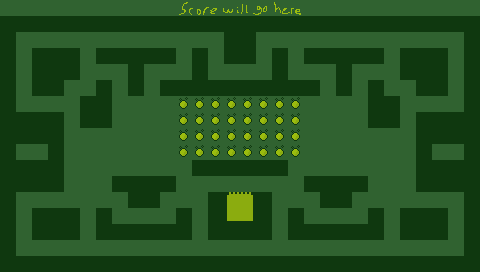

A 2D game scene composited from a Tiled map and its tileset images. What follows is a short description and the map's XML, with every tile layer's data as written:
An orthogonal 30x17 tile map with 16x16 px tiles, 2 tile layers (Tile Layer 1, Text).

<map version="1.4" tiledversion="2021.01.13" orientation="orthogonal" renderorder="right-down" width="30" height="17" tilewidth="16" tileheight="16" infinite="0" nextlayerid="3" nextobjectid="1">
 <tileset firstgid="1" source="roadsheet.tsx" />
 <layer id="1" name="Tile Layer 1" width="30" height="17">
  <data encoding="csv">
11,11,11,11,11,11,11,11,11,11,11,11,11,11,11,11,11,11,11,11,11,11,11,11,11,11,11,11,11,11,
1,1,1,1,1,1,1,1,1,1,1,1,1,1,1,1,1,1,1,1,1,1,1,1,1,1,1,1,1,1,
1,11,11,11,11,11,11,11,11,11,11,11,11,11,1,1,11,11,11,11,11,11,11,11,11,11,11,11,11,1,
1,11,1,1,1,11,1,1,1,1,1,11,1,11,1,1,11,1,11,1,1,1,1,1,11,1,1,1,11,1,
1,11,1,1,1,11,11,11,1,11,11,11,1,11,11,11,11,1,11,11,11,1,11,11,11,1,1,1,11,1,
1,11,1,1,11,11,1,11,1,11,1,1,1,1,1,1,1,1,1,1,11,1,11,1,11,11,1,1,11,1,
1,11,11,11,11,1,1,11,11,11,11,11,11,11,11,11,11,11,11,11,11,11,11,1,1,11,11,11,11,1,
1,1,1,1,11,1,1,11,11,11,11,11,11,11,11,11,11,11,11,11,11,11,11,1,1,11,1,1,1,1,
1,1,1,1,11,11,11,11,11,11,11,11,11,11,11,11,11,11,11,11,11,11,11,11,11,11,1,1,1,1,
1,11,11,1,11,11,11,11,11,11,11,11,11,11,11,11,11,11,11,11,11,11,11,11,11,11,1,11,11,1,
1,1,1,1,11,11,11,11,11,11,11,11,1,1,1,1,1,1,11,11,11,11,11,11,11,11,1,1,1,1,
1,1,1,1,11,11,11,1,1,1,1,11,11,11,11,11,11,11,11,1,1,1,1,11,11,11,1,1,1,1,
1,11,11,11,11,11,11,11,1,1,11,11,11,1,6,8,1,11,11,11,1,1,11,11,11,11,11,11,11,1,
1,11,1,1,1,11,1,11,11,11,11,1,11,1,22,24,1,11,1,11,11,11,11,1,11,1,1,1,11,1,
1,11,1,1,1,11,1,1,1,1,1,1,11,1,1,1,1,11,1,1,1,1,1,1,11,1,1,1,11,1,
1,11,11,11,11,11,11,11,11,11,11,11,11,11,11,11,11,11,11,11,11,11,11,11,11,11,11,11,11,1,
1,1,1,1,1,1,1,1,1,1,1,1,1,1,1,1,1,1,1,1,1,1,1,1,1,1,1,1,1,1
</data>
 </layer>
 <layer id="2" name="Text" width="30" height="17">
  <data encoding="csv">
0,0,0,0,0,0,0,0,0,0,0,57,58,59,60,61,62,63,64,0,0,0,0,0,0,0,0,0,0,0,
0,0,0,0,0,0,0,0,0,0,0,0,0,0,0,0,0,0,0,0,0,0,0,0,0,0,0,0,0,0,
0,0,0,0,0,0,0,0,0,0,0,0,0,0,0,0,0,0,0,0,0,0,0,0,0,0,0,0,0,0,
0,0,0,0,0,0,0,0,0,0,0,0,0,0,0,0,0,0,0,0,0,0,0,0,0,0,0,0,0,0,
0,0,0,0,0,0,0,0,0,0,0,0,0,0,0,0,0,0,0,0,0,0,0,0,0,0,0,0,0,0,
0,0,0,0,0,0,0,0,0,0,0,0,0,0,0,0,0,0,0,0,0,0,0,0,0,0,0,0,0,0,
0,0,0,0,0,0,0,0,0,0,0,17,17,17,17,17,17,17,17,0,0,0,0,0,0,0,0,0,0,0,
0,0,0,0,0,0,0,0,0,0,0,17,17,17,17,17,17,17,17,0,0,0,0,0,0,0,0,0,0,0,
0,0,0,0,0,0,0,0,0,0,0,17,17,17,17,17,17,17,17,0,0,0,0,0,0,0,0,0,0,0,
0,0,0,0,0,0,0,0,0,0,0,17,17,17,17,17,17,17,17,0,0,0,0,0,0,0,0,0,0,0,
0,0,0,0,0,0,0,0,0,0,0,0,0,0,0,0,0,0,0,0,0,0,0,0,0,0,0,0,0,0,
0,0,0,0,0,0,0,0,0,0,0,0,0,0,0,0,0,0,0,0,0,0,0,0,0,0,0,0,0,0,
0,0,0,0,0,0,0,0,0,0,0,0,0,0,0,0,0,0,0,0,0,0,0,0,0,0,0,0,0,0,
0,0,0,0,0,0,0,0,0,0,0,0,0,0,0,0,0,0,0,0,0,0,0,0,0,0,0,0,0,0,
0,0,0,0,0,0,0,0,0,0,0,0,0,0,0,0,0,0,0,0,0,0,0,0,0,0,0,0,0,0,
0,0,0,0,0,0,0,0,0,0,0,0,0,0,0,0,0,0,0,0,0,0,0,0,0,0,0,0,0,0,
0,0,0,0,0,0,0,0,0,0,0,0,0,0,0,0,0,0,0,0,0,0,0,0,0,0,0,0,0,0
</data>
 </layer>
</map>